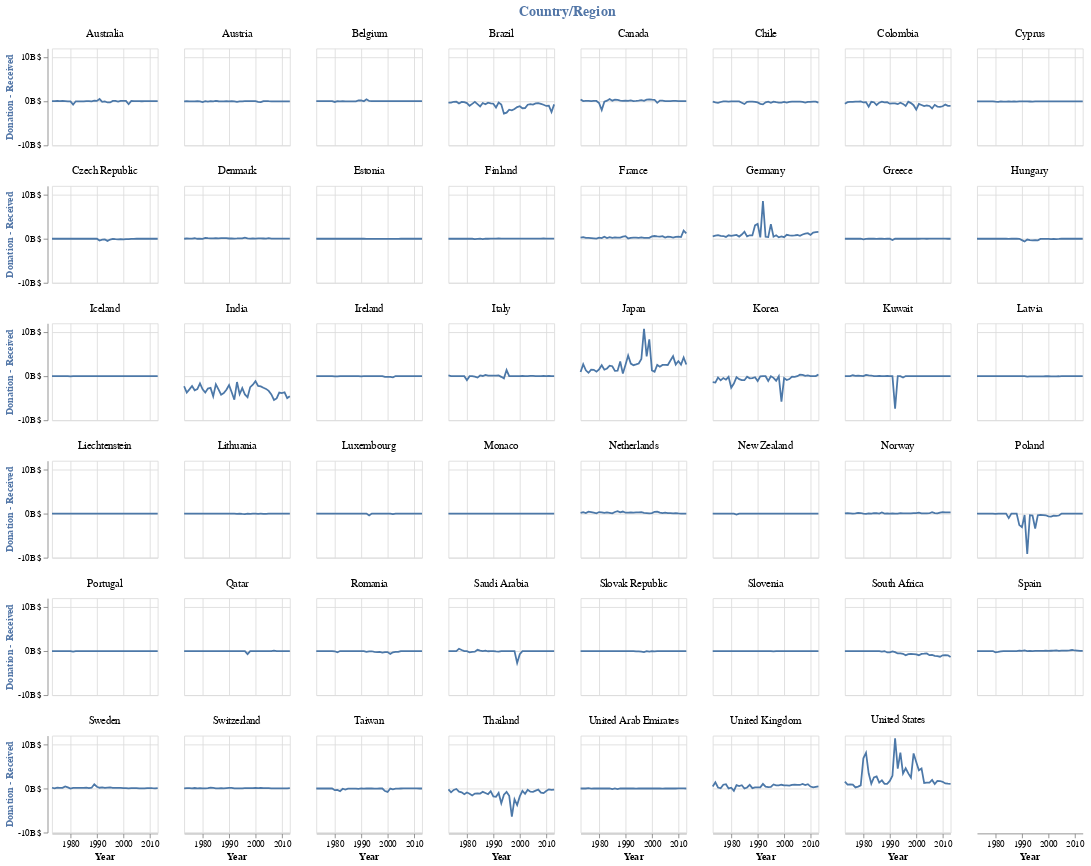

The cell this chart's notebook holds for it:
### Code cell
alt.Chart(all_df).mark_line().encode(
    x = alt.X(
        'year',
        title = 'Year'
    ),
    y = alt.Y(
        'd_minus_r:Q',
        title = 'Donation - Received',
        axis=alt.Axis(
            titleColor='#5276A7',
            labelExpr = 'datum.value + "B $"'
        ),
    ),
    facet = alt.Facet(
        "country:N",
        columns = 8,
        title = 'Country/Region',
        header = alt.Header(labelFontSize = 12)
    )
).properties(
    width = 120,
    height = 110,
).configure_header(
    titleColor='#5276A7',
    titleFontSize=16,
#     labelColor='red',
    labelFontSize=14
)

### Figure 1 — Vega-Lite specification as saved in the notebook (floating-point values rounded to 4 significant figures; data arrays with more than 128 entries replaced by an {"elided": "..."} marker saying what was removed)
{"config": {"view": {"continuousWidth": 400, "continuousHeight": 300}, "header": {"labelFontSize": 14, "titleColor": "#5276A7", "titleFontSize": 16}}, "data": {"name": "data-918fbcbb7d7394c29e1e5c4ea1e0086c"}, "mark": "line", "encoding": {"facet": {"type": "nominal", "columns": 8, "field": "country", "header": {"labelFontSize": 12}, "title": "Country/Region"}, "x": {"type": "temporal", "field": "year", "title": "Year"}, "y": {"type": "quantitative", "axis": {"labelExpr": "datum.value + \"B $\"", "titleColor": "#5276A7"}, "field": "d_minus_r", "title": "Donation - Received"}}, "height": 110, "width": 120, "$schema": "https://vega.github.io/schema/vega-lite/v4.8.1.json", "datasets": {"data-918fbcbb7d7394c29e1e5c4ea1e0086c": {"elided": "1927 records"}}}
